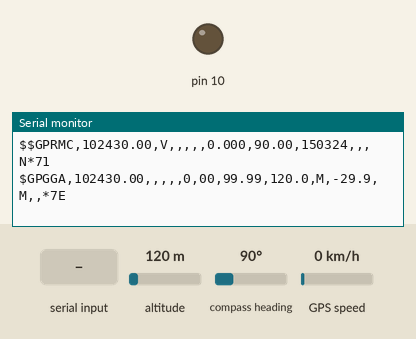
A sketch run on a simulated Arduino Uno, built with avr-gcc and run on an emulated ATmega328P. Parts: output pins drawn as LEDs (lit = HIGH), the last lines printed to the serial monitor. The inputs (shaded band) are chosen by the test bench; at power-on: altitude 120 m, compass heading 90°, GPS speed 0 km/h. Storage starts empty; the GPS gets a fix after 3 s at 37.7749, -122.4194 with 8 satellites.

Above: at 1.2 s.
1.3 s: altitude set to 20 m
At 3.2 s:
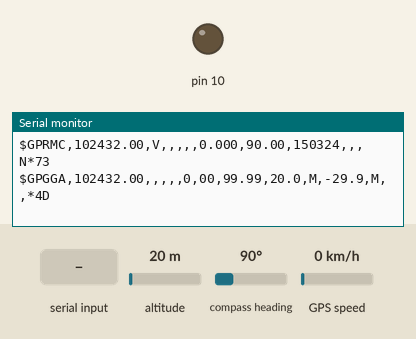
3.6 s: "1" received over the second serial link
At 4.9 s:
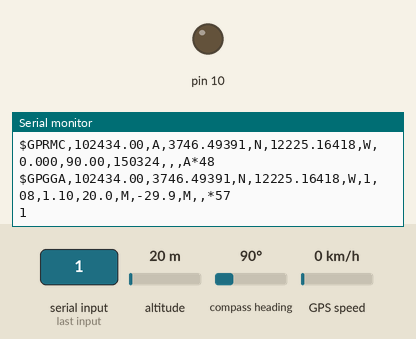
5.6 s: compass heading set to 269°
At 7.9 s:
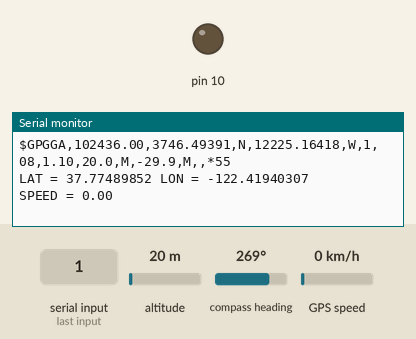
Timing chart, 0 to 9.4 s (numbered marks = the images above; inputs shaded):
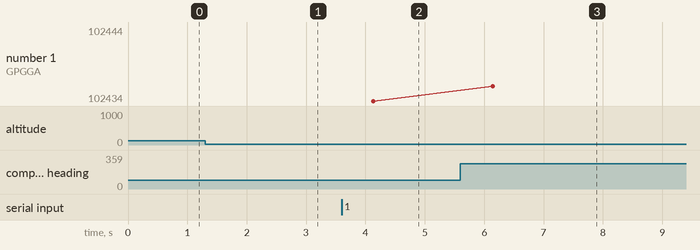

Measured:
- after the input at 1.3 s, the serial monitor: prints a new line after 0.80 s (image 1)
- after the input at 3.6 s, the serial monitor: prints a new line after 0.61 s (image 2)
- after the input at 5.6 s, the serial monitor: prints a new line after 0.47 s (image 3)

The sketch:

GPS_Tracker_NMEA_Sketch.ino
```cpp
#include <Wire.h>
#include "RTClib.h"
  //Library for Real Time Clock, setting the file name
#include <TinyGPS.h>
  //The cornerstone of the project
#include <SoftwareSerial.h>
  //Communicating with GPS I suppose
#include <SPI.h>
  //Something to do with Data Logging Sheild
#include <SD.h>
  //The SD Library

static const uint32_t GPSBaud = 9600;
  //GPS Baudrate
TinyGPS gps;
RTC_DS1307 rtc;
File myFile;
  //Sets precedents for files
SoftwareSerial ss(4, 3);
int repeat = 0;


void setup() {

  Serial.begin(9600);

  pinMode(10, OUTPUT);

  if (!SD.begin(10)) {
    Serial.println("initialization failed!");
    return;
  }

  if (SD.exists("kayak.log")){
    SD.remove("kayak.log");
  }

  myFile = SD.open("Kayak.log", FILE_WRITE);
  myFile.println("BeginingCSV");
  myFile.println();
  myFile.println("Latitude,Londitude,Speed");
  myFile.close();

  ss.begin(9600);
}

void loop() {

  myFile = SD.open("Kayak.log", FILE_WRITE);
  bool newData = false;

  // For one second we parse GPS data and report some key values
  for (unsigned long start = millis(); millis() - start < 1000;)
  {
    while (ss.available())
    {
      char c = ss.read();
      Serial.print(c);
      myFile.print(c);
      // Serial.write(c); // uncomment this line if you want to see the GPS data flowing
      if (gps.encode(c)) // Did a new valid sentence come in?
        newData = true;
    }
  }

  if (newData)
  {
    float flat, flon, fkph;
    unsigned long age;
    gps.f_get_position(&flat, &flon, &age);
    fkph = gps.f_speed_kmph();

    if (fkph == -1.00){
      fkph = 0.00;
    }

    if (Serial) {
      Serial.print("LAT = ");
      Serial.print(flat == TinyGPS::GPS_INVALID_F_ANGLE ? 0.0 : flat, 8);
      Serial.print(" LON = ");
      Serial.print(flon == TinyGPS::GPS_INVALID_F_ANGLE ? 0.0 : flon, 8);
      Serial.println();
      Serial.print("SPEED = ");
      Serial.print(fkph);
      Serial.println();
    }

    myFile.close();
  }
 delay(1000);
}
```
